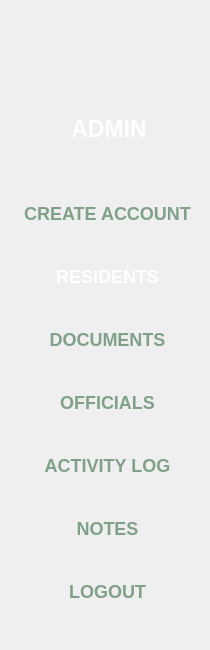
     <widget class="QFrame" name="menu_container">
      <property name="minimumSize">
       <size>
        <width>201</width>
        <height>650</height>
       </size>
      </property>
      <property name="maximumSize">
       <size>
        <width>210</width>
        <height>16777215</height>
       </size>
      </property>
      <property name="styleSheet">
       <string notr="true">border: none;</string>
      </property>
      <property name="frameShape">
       <enum>QFrame::StyledPanel</enum>
      </property>
      <property name="frameShadow">
       <enum>QFrame::Raised</enum>
      </property>
      <layout class="QVBoxLayout" name="verticalLayout">
       <item>
        <widget class="QFrame" name="frame_3">
         <property name="minimumSize">
          <size>
           <width>196</width>
           <height>151</height>
          </size>
         </property>
         <property name="maximumSize">
          <size>
           <width>16777215</width>
           <height>151</height>
          </size>
         </property>
         <property name="layoutDirection">
          <enum>Qt::LeftToRight</enum>
         </property>
         <property name="frameShape">
          <enum>QFrame::StyledPanel</enum>
         </property>
         <property name="frameShadow">
          <enum>QFrame::Raised</enum>
         </property>
         <layout class="QVBoxLayout" name="verticalLayout_2">
          <item>
           <widget class="QFrame" name="frame">
            <property name="minimumSize">
             <size>
              <width>0</width>
              <height>80</height>
             </size>
            </property>
            <property name="frameShape">
             <enum>QFrame::StyledPanel</enum>
            </property>
            <property name="frameShadow">
             <enum>QFrame::Raised</enum>
            </property>
            <layout class="QHBoxLayout" name="horizontalLayout_2">
             <item>
              <widget class="QLabel" name="admin_picture">
               <property name="minimumSize">
                <size>
                 <width>60</width>
                 <height>60</height>
                </size>
               </property>
               <property name="maximumSize">
                <size>
                 <width>80</width>
                 <height>80</height>
                </size>
               </property>
               <property name="layoutDirection">
                <enum>Qt::LeftToRight</enum>
               </property>
               <property name="text">
                <string/>
               </property>
               <property name="pixmap">
                <pixmap>../images&amp;icon/user.png</pixmap>
               </property>
               <property name="scaledContents">
                <bool>true</bool>
               </property>
              </widget>
             </item>
            </layout>
           </widget>
          </item>
          <item>
           <widget class="QLabel" name="admin_name">
            <property name="font">
             <font>
              <pointsize>17</pointsize>
              <bold>true</bold>
             </font>
            </property>
            <property name="styleSheet">
             <string notr="true">color: white;</string>
            </property>
            <property name="text">
             <string>&lt;html&gt;&lt;head/&gt;&lt;body&gt;&lt;p align=&quot;center&quot;&gt;ADMIN&lt;/p&gt;&lt;/body&gt;&lt;/html&gt;</string>
            </property>
           </widget>
          </item>
         </layout>
        </widget>
       </item>
       <item>
        <widget class="QFrame" name="frame_4">
         <property name="styleSheet">
          <string notr="true">QPushButton{
color: rgb(128, 160, 137);
font-size: 18px;
font-weight: bold;
text-align: center;
cursor: pointer;
}

QPushButton:hover{
color: white;
}</string>
         </property>
         <property name="frameShape">
          <enum>QFrame::StyledPanel</enum>
         </property>
         <property name="frameShadow">
          <enum>QFrame::Raised</enum>
         </property>
         <layout class="QVBoxLayout" name="verticalLayout_3">
          <item>
           <widget class="QPushButton" name="create_account_button">
            <property name="minimumSize">
             <size>
              <width>175</width>
              <height>41</height>
             </size>
            </property>
            <property name="cursor">
             <cursorShape>PointingHandCursor</cursorShape>
            </property>
            <property name="styleSheet">
             <string notr="true"/>
            </property>
            <property name="text">
             <string>CREATE ACCOUNT</string>
            </property>
           </widget>
          </item>
          <item>
           <widget class="QPushButton" name="residents_button">
            <property name="minimumSize">
             <size>
              <width>175</width>
              <height>41</height>
             </size>
            </property>
            <property name="cursor">
             <cursorShape>PointingHandCursor</cursorShape>
            </property>
            <property name="styleSheet">
             <string notr="true">color: white;</string>
            </property>
            <property name="text">
             <string>RESIDENTS</string>
            </property>
           </widget>
          </item>
          <item>
           <widget class="QPushButton" name="documents_button">
            <property name="minimumSize">
             <size>
              <width>175</width>
              <height>41</height>
             </size>
            </property>
            <property name="cursor">
             <cursorShape>PointingHandCursor</cursorShape>
            </property>
            <property name="styleSheet">
             <string notr="true"/>
            </property>
            <property name="text">
             <string>DOCUMENTS</string>
            </property>
           </widget>
          </item>
          <item>
           <widget class="QPushButton" name="officials_button">
            <property name="minimumSize">
             <size>
              <width>175</width>
              <height>41</height>
             </size>
            </property>
            <property name="cursor">
             <cursorShape>PointingHandCursor</cursorShape>
            </property>
            <property name="styleSheet">
             <string notr="true"/>
            </property>
            <property name="text">
             <string>OFFICIALS</string>
            </property>
           </widget>
          </item>
          <item>
           <widget class="QPushButton" name="transactions_button">
            <property name="minimumSize">
             <size>
              <width>175</width>
              <height>41</height>
             </size>
            </property>
            <property name="cursor">
             <cursorShape>PointingHandCursor</cursorShape>
            </property>
            <property name="styleSheet">
             <string notr="true"/>
            </property>
            <property name="text">
             <string>ACTIVITY LOG</string>
            </property>
           </widget>
          </item>
          <item>
           <widget class="QPushButton" name="notes_button">
            <property name="minimumSize">
             <size>
              <width>175</width>
              <height>41</height>
             </size>
            </property>
            <property name="cursor">
             <cursorShape>PointingHandCursor</cursorShape>
            </property>
            <property name="text">
             <string>NOTES</string>
            </property>
           </widget>
          </item>
          <item>
           <widget class="QPushButton" name="logout_button">
            <property name="minimumSize">
             <size>
              <width>175</width>
              <height>41</height>
             </size>
            </property>
            <property name="cursor">
             <cursorShape>PointingHandCursor</cursorShape>
            </property>
            <property name="text">
             <string>LOGOUT</string>
            </property>
           </widget>
          </item>
         </layout>
        </widget>
       </item>
      </layout>
     </widget>
